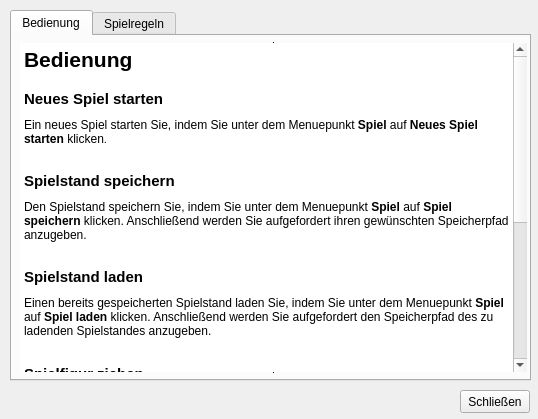
<?xml version="1.0" encoding="UTF-8"?>
<ui version="4.0">
 <class>helpPopup</class>
 <widget class="QWidget" name="helpPopup">
  <property name="windowModality">
   <enum>Qt::NonModal</enum>
  </property>
  <property name="geometry">
   <rect>
    <x>0</x>
    <y>0</y>
    <width>538</width>
    <height>419</height>
   </rect>
  </property>
  <property name="sizePolicy">
   <sizepolicy hsizetype="Fixed" vsizetype="Fixed">
    <horstretch>0</horstretch>
    <verstretch>0</verstretch>
   </sizepolicy>
  </property>
  <property name="minimumSize">
   <size>
    <width>538</width>
    <height>419</height>
   </size>
  </property>
  <property name="maximumSize">
   <size>
    <width>538</width>
    <height>419</height>
   </size>
  </property>
  <property name="windowTitle">
   <string>Hilfe</string>
  </property>
  <property name="windowIcon">
   <iconset resource="FileContainer.qrc">
    <normaloff>:/new/Files/icons/Help-icon.png</normaloff>:/new/Files/icons/Help-icon.png</iconset>
  </property>
  <widget class="QTabWidget" name="helpTabs">
   <property name="geometry">
    <rect>
     <x>10</x>
     <y>10</y>
     <width>521</width>
     <height>371</height>
    </rect>
   </property>
   <property name="currentIndex">
    <number>0</number>
   </property>
   <widget class="QWidget" name="handlingTab">
    <attribute name="title">
     <string>Bedienung</string>
    </attribute>
    <widget class="QTextBrowser" name="textBrowser_2">
     <property name="geometry">
      <rect>
       <x>7</x>
       <y>6</y>
       <width>509</width>
       <height>331</height>
      </rect>
     </property>
     <property name="frameShape">
      <enum>QFrame::VLine</enum>
     </property>
     <property name="frameShadow">
      <enum>QFrame::Plain</enum>
     </property>
     <property name="lineWidth">
      <number>1</number>
     </property>
     <property name="midLineWidth">
      <number>0</number>
     </property>
     <property name="lineWrapMode">
      <enum>QTextEdit::WidgetWidth</enum>
     </property>
     <property name="lineWrapColumnOrWidth">
      <number>0</number>
     </property>
     <property name="html">
      <string>&lt;!DOCTYPE HTML PUBLIC &quot;-//W3C//DTD HTML 4.0//EN&quot; &quot;http://www.w3.org/TR/REC-html40/strict.dtd&quot;&gt;
&lt;html&gt;&lt;head&gt;&lt;meta name=&quot;qrichtext&quot; content=&quot;1&quot; /&gt;&lt;style type=&quot;text/css&quot;&gt;
p, li { white-space: pre-wrap; }
&lt;/style&gt;&lt;/head&gt;&lt;body style=&quot; font-family:'MS Shell Dlg 2'; font-size:8.25pt; font-weight:400; font-style:normal;&quot;&gt;
&lt;p style=&quot; margin-top:0px; margin-bottom:0px; margin-left:0px; margin-right:0px; -qt-block-indent:0; text-indent:0px;&quot;&gt;&lt;span style=&quot; font-size:16pt; font-weight:600;&quot;&gt;Bedienung&lt;/span&gt;&lt;/p&gt;
&lt;p style=&quot;-qt-paragraph-type:empty; margin-top:0px; margin-bottom:0px; margin-left:0px; margin-right:0px; -qt-block-indent:0; text-indent:0px; font-size:11pt; font-weight:600;&quot;&gt;&lt;/p&gt;
&lt;p style=&quot; margin-top:0px; margin-bottom:0px; margin-left:0px; margin-right:0px; -qt-block-indent:0; text-indent:0px;&quot;&gt;&lt;span style=&quot; font-size:11pt; font-weight:600;&quot;&gt;Neues Spiel starten&lt;/span&gt;&lt;/p&gt;
&lt;p style=&quot;-qt-paragraph-type:empty; margin-top:0px; margin-bottom:0px; margin-left:0px; margin-right:0px; -qt-block-indent:0; text-indent:0px; font-size:6pt; font-weight:600;&quot;&gt;&lt;/p&gt;
&lt;p style=&quot; margin-top:0px; margin-bottom:0px; margin-left:0px; margin-right:0px; -qt-block-indent:0; text-indent:0px;&quot;&gt;&lt;span style=&quot; font-size:9pt;&quot;&gt;Ein neues Spiel starten Sie, indem Sie unter dem Menuepunkt &lt;/span&gt;&lt;span style=&quot; font-size:9pt; font-weight:600;&quot;&gt;Spiel&lt;/span&gt;&lt;span style=&quot; font-size:9pt;&quot;&gt; auf &lt;/span&gt;&lt;span style=&quot; font-size:9pt; font-weight:600;&quot;&gt;Neues Spiel starten &lt;/span&gt;&lt;span style=&quot; font-size:9pt;&quot;&gt;klicken&lt;/span&gt;&lt;span style=&quot; font-size:8pt;&quot;&gt;.&lt;/span&gt;&lt;/p&gt;
&lt;p style=&quot;-qt-paragraph-type:empty; margin-top:0px; margin-bottom:0px; margin-left:0px; margin-right:0px; -qt-block-indent:0; text-indent:0px; font-size:8pt;&quot;&gt;&lt;/p&gt;
&lt;p style=&quot;-qt-paragraph-type:empty; margin-top:0px; margin-bottom:0px; margin-left:0px; margin-right:0px; -qt-block-indent:0; text-indent:0px; font-size:8pt;&quot;&gt;&lt;/p&gt;
&lt;p style=&quot; margin-top:0px; margin-bottom:0px; margin-left:0px; margin-right:0px; -qt-block-indent:0; text-indent:0px;&quot;&gt;&lt;span style=&quot; font-size:11pt; font-weight:600;&quot;&gt;Spielstand speichern&lt;/span&gt;&lt;/p&gt;
&lt;p style=&quot;-qt-paragraph-type:empty; margin-top:0px; margin-bottom:0px; margin-left:0px; margin-right:0px; -qt-block-indent:0; text-indent:0px; font-size:6pt; font-weight:600;&quot;&gt;&lt;/p&gt;
&lt;p style=&quot; margin-top:0px; margin-bottom:0px; margin-left:0px; margin-right:0px; -qt-block-indent:0; text-indent:0px;&quot;&gt;&lt;span style=&quot; font-size:9pt;&quot;&gt;Den Spielstand speichern Sie, indem Sie unter dem Menuepunkt &lt;/span&gt;&lt;span style=&quot; font-size:9pt; font-weight:600;&quot;&gt;Spiel&lt;/span&gt;&lt;span style=&quot; font-size:9pt;&quot;&gt; auf &lt;/span&gt;&lt;span style=&quot; font-size:9pt; font-weight:600;&quot;&gt;Spiel speichern &lt;/span&gt;&lt;span style=&quot; font-size:9pt;&quot;&gt;klicken. Anschließend werden Sie aufgefordert ihren gewünschten Speicherpfad anzugeben.&lt;/span&gt;&lt;/p&gt;
&lt;p style=&quot;-qt-paragraph-type:empty; margin-top:0px; margin-bottom:0px; margin-left:0px; margin-right:0px; -qt-block-indent:0; text-indent:0px; font-size:8pt;&quot;&gt;&lt;/p&gt;
&lt;p style=&quot;-qt-paragraph-type:empty; margin-top:0px; margin-bottom:0px; margin-left:0px; margin-right:0px; -qt-block-indent:0; text-indent:0px; font-size:8pt;&quot;&gt;&lt;/p&gt;
&lt;p style=&quot; margin-top:0px; margin-bottom:0px; margin-left:0px; margin-right:0px; -qt-block-indent:0; text-indent:0px;&quot;&gt;&lt;span style=&quot; font-size:11pt; font-weight:600;&quot;&gt;Spielstand laden&lt;/span&gt;&lt;/p&gt;
&lt;p style=&quot;-qt-paragraph-type:empty; margin-top:0px; margin-bottom:0px; margin-left:0px; margin-right:0px; -qt-block-indent:0; text-indent:0px; font-size:6pt; font-weight:600;&quot;&gt;&lt;/p&gt;
&lt;p style=&quot; margin-top:0px; margin-bottom:0px; margin-left:0px; margin-right:0px; -qt-block-indent:0; text-indent:0px;&quot;&gt;&lt;span style=&quot; font-size:9pt;&quot;&gt;Einen bereits gespeicherten Spielstand laden Sie, indem Sie unter dem Menuepunkt &lt;/span&gt;&lt;span style=&quot; font-size:9pt; font-weight:600;&quot;&gt;Spiel&lt;/span&gt;&lt;span style=&quot; font-size:9pt;&quot;&gt; auf &lt;/span&gt;&lt;span style=&quot; font-size:9pt; font-weight:600;&quot;&gt;Spiel laden &lt;/span&gt;&lt;span style=&quot; font-size:9pt;&quot;&gt;klicken. Anschließend werden Sie aufgefordert den Speicherpfad des zu ladenden Spielstandes anzugeben.&lt;/span&gt;&lt;/p&gt;
&lt;p style=&quot;-qt-paragraph-type:empty; margin-top:0px; margin-bottom:0px; margin-left:0px; margin-right:0px; -qt-block-indent:0; text-indent:0px; font-size:9pt;&quot;&gt;&lt;/p&gt;
&lt;p style=&quot;-qt-paragraph-type:empty; margin-top:0px; margin-bottom:0px; margin-left:0px; margin-right:0px; -qt-block-indent:0; text-indent:0px; font-size:8pt;&quot;&gt;&lt;/p&gt;
&lt;p style=&quot; margin-top:0px; margin-bottom:0px; margin-left:0px; margin-right:0px; -qt-block-indent:0; text-indent:0px;&quot;&gt;&lt;span style=&quot; font-size:11pt; font-weight:600;&quot;&gt;Spielfigur ziehen&lt;/span&gt;&lt;/p&gt;
&lt;p style=&quot;-qt-paragraph-type:empty; margin-top:0px; margin-bottom:0px; margin-left:0px; margin-right:0px; -qt-block-indent:0; text-indent:0px; font-size:6pt; font-weight:600;&quot;&gt;&lt;/p&gt;
&lt;p style=&quot; margin-top:0px; margin-bottom:0px; margin-left:0px; margin-right:0px; -qt-block-indent:0; text-indent:0px;&quot;&gt;&lt;span style=&quot; font-size:9pt;&quot;&gt;So ziehen Sie mit einer Spielfigur:&lt;/span&gt;&lt;/p&gt;
&lt;ol style=&quot;margin-top: 0px; margin-bottom: 0px; margin-left: 0px; margin-right: 0px; -qt-list-indent: 1;&quot;&gt;&lt;li style=&quot; font-size:9pt;&quot; style=&quot; margin-top:12px; margin-bottom:0px; margin-left:0px; margin-right:0px; -qt-block-indent:0; text-indent:0px;&quot;&gt;Klicken  Sie mit der linken Maustaste auf die  gewünschte Spielfigur und halten Sie dabei die linke Maustaste gedrückt.&lt;/li&gt;
&lt;li style=&quot; font-size:9pt;&quot; style=&quot; margin-top:0px; margin-bottom:0px; margin-left:0px; margin-right:0px; -qt-block-indent:0; text-indent:0px;&quot;&gt;Ziehen Sie die Spielfigur auf das gewünschte Spielfeld.&lt;/li&gt;
&lt;li style=&quot; font-size:9pt;&quot; style=&quot; margin-top:0px; margin-bottom:12px; margin-left:0px; margin-right:0px; -qt-block-indent:0; text-indent:0px;&quot;&gt;Lassen Sie anschließend die linke Maustaste los um die Spielfigur auf dem gewünschten Feld zu platzieren.&lt;/li&gt;&lt;/ol&gt;
&lt;p style=&quot; margin-top:0px; margin-bottom:0px; margin-left:0px; margin-right:0px; -qt-block-indent:0; text-indent:0px;&quot;&gt;&lt;span style=&quot; font-size:9pt;&quot;&gt;Ist der durchgeführte Zug möglich, so wird die Spielfigur in dem entsprechenden Feld plaziert. Andererseit wird der Zug rückgängig gemacht.&lt;/span&gt;&lt;/p&gt;
&lt;p style=&quot;-qt-paragraph-type:empty; margin-top:0px; margin-bottom:0px; margin-left:0px; margin-right:0px; -qt-block-indent:0; text-indent:0px; font-size:8pt;&quot;&gt;&lt;/p&gt;
&lt;p style=&quot;-qt-paragraph-type:empty; margin-top:0px; margin-bottom:0px; margin-left:0px; margin-right:0px; -qt-block-indent:0; text-indent:0px; font-size:8pt;&quot;&gt;&lt;/p&gt;
&lt;p style=&quot; margin-top:0px; margin-bottom:0px; margin-left:0px; margin-right:0px; -qt-block-indent:0; text-indent:0px;&quot;&gt;&lt;span style=&quot; font-size:11pt; font-weight:600;&quot;&gt;Spiel beenden&lt;/span&gt;&lt;/p&gt;
&lt;p style=&quot;-qt-paragraph-type:empty; margin-top:0px; margin-bottom:0px; margin-left:0px; margin-right:0px; -qt-block-indent:0; text-indent:0px; font-size:6pt; font-weight:600;&quot;&gt;&lt;/p&gt;
&lt;p style=&quot; margin-top:0px; margin-bottom:0px; margin-left:0px; margin-right:0px; -qt-block-indent:0; text-indent:0px;&quot;&gt;&lt;span style=&quot; font-size:9pt;&quot;&gt;Sie beenden das Spiel, indem Sie unter dem Menuepunkt &lt;/span&gt;&lt;span style=&quot; font-size:9pt; font-weight:600;&quot;&gt;Spiel&lt;/span&gt;&lt;span style=&quot; font-size:9pt;&quot;&gt; auf &lt;/span&gt;&lt;span style=&quot; font-size:9pt; font-weight:600;&quot;&gt;Spiel beenden &lt;/span&gt;&lt;span style=&quot; font-size:9pt;&quot;&gt;klicken.&lt;/span&gt;&lt;/p&gt;
&lt;p style=&quot;-qt-paragraph-type:empty; margin-top:0px; margin-bottom:0px; margin-left:0px; margin-right:0px; -qt-block-indent:0; text-indent:0px; font-size:8pt;&quot;&gt;&lt;/p&gt;
&lt;p style=&quot;-qt-paragraph-type:empty; margin-top:0px; margin-bottom:0px; margin-left:0px; margin-right:0px; -qt-block-indent:0; text-indent:0px; font-size:8pt;&quot;&gt;&lt;/p&gt;&lt;/body&gt;&lt;/html&gt;</string>
     </property>
    </widget>
   </widget>
   <widget class="QWidget" name="ruleTab">
    <attribute name="title">
     <string>Spielregeln</string>
    </attribute>
    <widget class="QTextBrowser" name="textBrowser">
     <property name="geometry">
      <rect>
       <x>7</x>
       <y>6</y>
       <width>509</width>
       <height>331</height>
      </rect>
     </property>
     <property name="frameShape">
      <enum>QFrame::VLine</enum>
     </property>
     <property name="frameShadow">
      <enum>QFrame::Plain</enum>
     </property>
     <property name="lineWidth">
      <number>1</number>
     </property>
     <property name="midLineWidth">
      <number>0</number>
     </property>
     <property name="lineWrapMode">
      <enum>QTextEdit::WidgetWidth</enum>
     </property>
     <property name="lineWrapColumnOrWidth">
      <number>0</number>
     </property>
     <property name="html">
      <string>&lt;!DOCTYPE HTML PUBLIC &quot;-//W3C//DTD HTML 4.0//EN&quot; &quot;http://www.w3.org/TR/REC-html40/strict.dtd&quot;&gt;
&lt;html&gt;&lt;head&gt;&lt;meta name=&quot;qrichtext&quot; content=&quot;1&quot; /&gt;&lt;style type=&quot;text/css&quot;&gt;
p, li { white-space: pre-wrap; }
&lt;/style&gt;&lt;/head&gt;&lt;body style=&quot; font-family:'MS Shell Dlg 2'; font-size:8.25pt; font-weight:400; font-style:normal;&quot;&gt;
&lt;p style=&quot; margin-top:0px; margin-bottom:0px; margin-left:0px; margin-right:0px; -qt-block-indent:0; text-indent:0px;&quot;&gt;&lt;span style=&quot; font-size:16pt; font-weight:600;&quot;&gt;Spielregeln&lt;/span&gt;&lt;/p&gt;
&lt;p style=&quot;-qt-paragraph-type:empty; margin-top:0px; margin-bottom:0px; margin-left:0px; margin-right:0px; -qt-block-indent:0; text-indent:0px; font-size:11pt; font-weight:600;&quot;&gt;&lt;/p&gt;
&lt;p style=&quot; margin-top:0px; margin-bottom:0px; margin-left:0px; margin-right:0px; -qt-block-indent:0; text-indent:0px;&quot;&gt;&lt;span style=&quot; font-size:11pt; font-weight:600;&quot;&gt;Spielbrett und Spielfiguren&lt;/span&gt;&lt;/p&gt;
&lt;p style=&quot;-qt-paragraph-type:empty; margin-top:0px; margin-bottom:0px; margin-left:0px; margin-right:0px; -qt-block-indent:0; text-indent:0px; font-size:6pt; font-weight:600;&quot;&gt;&lt;/p&gt;
&lt;p style=&quot; margin-top:0px; margin-bottom:0px; margin-left:0px; margin-right:0px; -qt-block-indent:0; text-indent:0px;&quot;&gt;&lt;span style=&quot; font-size:9pt;&quot;&gt;Das Spielbrett besteht aus 25 Feldern, welche allesamt quadratisch angeordnet und jeweils durch Linien miteinander verbunden sind. &lt;/span&gt;&lt;/p&gt;
&lt;p style=&quot; margin-top:0px; margin-bottom:0px; margin-left:0px; margin-right:0px; -qt-block-indent:0; text-indent:0px;&quot;&gt;&lt;span style=&quot; font-size:9pt;&quot;&gt;Die einzelnen Spielfiguren dürfen nur auf Felder abgesetzt werden. &lt;/span&gt;&lt;/p&gt;
&lt;p style=&quot; margin-top:0px; margin-bottom:0px; margin-left:0px; margin-right:0px; -qt-block-indent:0; text-indent:0px;&quot;&gt;&lt;span style=&quot; font-size:9pt;&quot;&gt;Die Linien repräsentieren die Pfade, entlang welcher sich die Spielfiguren von Feld zu Feld bewegen dürfen.&lt;/span&gt;&lt;/p&gt;
&lt;p style=&quot; margin-top:0px; margin-bottom:0px; margin-left:0px; margin-right:0px; -qt-block-indent:0; text-indent:0px;&quot;&gt;&lt;span style=&quot; font-size:9pt; font-weight:600;&quot;&gt;Spieler1&lt;/span&gt;&lt;span style=&quot; font-size:9pt;&quot;&gt; bekommt zu Beginn vier Tiger und &lt;/span&gt;&lt;span style=&quot; font-size:9pt; font-weight:600;&quot;&gt;Spieler2&lt;/span&gt;&lt;span style=&quot; font-size:9pt;&quot;&gt; zwanzig Ziegen.&lt;/span&gt;&lt;/p&gt;
&lt;p style=&quot;-qt-paragraph-type:empty; margin-top:0px; margin-bottom:0px; margin-left:0px; margin-right:0px; -qt-block-indent:0; text-indent:0px; font-size:8pt;&quot;&gt;&lt;/p&gt;
&lt;p style=&quot;-qt-paragraph-type:empty; margin-top:0px; margin-bottom:0px; margin-left:0px; margin-right:0px; -qt-block-indent:0; text-indent:0px; font-size:8pt;&quot;&gt;&lt;/p&gt;
&lt;p style=&quot; margin-top:0px; margin-bottom:0px; margin-left:0px; margin-right:0px; -qt-block-indent:0; text-indent:0px;&quot;&gt;&lt;span style=&quot; font-size:11pt; font-weight:600;&quot;&gt;Spielverlauf&lt;/span&gt;&lt;/p&gt;
&lt;p style=&quot;-qt-paragraph-type:empty; margin-top:0px; margin-bottom:0px; margin-left:0px; margin-right:0px; -qt-block-indent:0; text-indent:0px; font-size:9pt; font-weight:600;&quot;&gt;&lt;/p&gt;
&lt;p style=&quot; margin-top:0px; margin-bottom:0px; margin-left:0px; margin-right:0px; -qt-block-indent:0; text-indent:0px;&quot;&gt;&lt;span style=&quot; font-size:10pt; font-weight:600;&quot;&gt;Setzphase&lt;/span&gt;&lt;/p&gt;
&lt;p style=&quot; margin-top:0px; margin-bottom:0px; margin-left:0px; margin-right:0px; -qt-block-indent:0; text-indent:0px;&quot;&gt;&lt;span style=&quot; font-size:6pt; font-weight:600;&quot;&gt;  &lt;/span&gt;&lt;/p&gt;
&lt;p style=&quot; margin-top:0px; margin-bottom:0px; margin-left:0px; margin-right:0px; -qt-block-indent:0; text-indent:0px;&quot;&gt;&lt;span style=&quot; font-size:9pt;&quot;&gt;Zu Beginn des Spiels sind die vier Tiger auf den vier Eckfeldern des Spielbretts platziert. Nun beginnt &lt;/span&gt;&lt;span style=&quot; font-size:9pt; font-weight:600;&quot;&gt;Spieler2&lt;/span&gt;&lt;span style=&quot; font-size:9pt;&quot;&gt; das Spiel, indem er eine Ziege auf ein freies Feld setzt. Anschließend muss &lt;/span&gt;&lt;span style=&quot; font-size:9pt; font-weight:600;&quot;&gt;Spieler1&lt;/span&gt;&lt;span style=&quot; font-size:9pt;&quot;&gt; einen seiner vier Tiger bewegen. Es darf immer nur entlang der Verbindungslinien zum nächsten freien Feld gezogen werden. Abwechselnd wird nun immer eine weitere Ziege gesetzt und daraufhin ein Tiger bewegt, bis alle Ziegen auf das Spielbrett gesetzt wurden. Schon während der Setzphase können die Ziegen von den Tigern gefangen werde. Ziegen werden gefangen, indem sie von einem Tiger übersprungen werden. Dies ist genau dann möglich, wenn ein Tiger sich unmittelbar vor einer Ziege befindet, und das Feld hinter der Ziege noch nicht besetzt ist. Auch hier darf ein Sprung nur entlang der Linien und nicht über Eck, sondern nur gerade verlaufen. Wird eine Ziege übersprungen, so wird sie vom Spielbrett genommen. &lt;/span&gt;&lt;/p&gt;
&lt;p style=&quot; margin-top:0px; margin-bottom:0px; margin-left:0px; margin-right:0px; -qt-block-indent:0; text-indent:0px;&quot;&gt;&lt;span style=&quot; font-size:14pt;&quot;&gt; &lt;/span&gt;&lt;/p&gt;
&lt;p style=&quot; margin-top:0px; margin-bottom:0px; margin-left:0px; margin-right:0px; -qt-block-indent:0; text-indent:0px;&quot;&gt;&lt;span style=&quot; font-size:10pt; font-weight:600;&quot;&gt;Zugphase&lt;/span&gt;&lt;/p&gt;
&lt;p style=&quot;-qt-paragraph-type:empty; margin-top:0px; margin-bottom:0px; margin-left:0px; margin-right:0px; -qt-block-indent:0; text-indent:0px; font-size:6pt; font-weight:600;&quot;&gt;&lt;/p&gt;
&lt;p style=&quot; margin-top:0px; margin-bottom:0px; margin-left:0px; margin-right:0px; -qt-block-indent:0; text-indent:0px;&quot;&gt;&lt;span style=&quot; font-size:9pt;&quot;&gt;Wurden alle Ziegen auf dem Spielbrett abgelegt, so beginnt nun die Zugphase. Hier darf nun auch mit den Ziegen gezogen werden.  Ziegen dürfen sich nur entlang der Linien bewegen. Sprünge mit Ziegen sind nicht möglich.  Während des gesamten Spiels stehen die beiden Spieler unter Zugzwang, d.h. jeder Spieler muss mit mindestens einer Figur ziehen können wenn er an der Reihe ist. Kann der Spieler nicht Ziehen, so verliert er das Spiel. Des weiteren steht der Spieler mit den Tigern unter Fresszwang. Ist mindestens ein Tiger in der Lage eine Ziege zu fangen, so muss die Ziege auch gefangen werden. Sind mehrere Tiger in der Lage Ziegen zu fangen, so darf der Spieler entscheiden mit welchem Tiger er bei diesem Zug die Ziege fängt.&lt;/span&gt;&lt;/p&gt;
&lt;p style=&quot; margin-top:0px; margin-bottom:0px; margin-left:0px; margin-right:0px; -qt-block-indent:0; text-indent:0px;&quot;&gt;&lt;span style=&quot; font-size:14pt;&quot;&gt; &lt;/span&gt;&lt;/p&gt;
&lt;p style=&quot; margin-top:0px; margin-bottom:0px; margin-left:0px; margin-right:0px; -qt-block-indent:0; text-indent:0px;&quot;&gt;&lt;span style=&quot; font-size:10pt; font-weight:600;&quot;&gt;Ziel des Spiels&lt;/span&gt;&lt;/p&gt;
&lt;p style=&quot;-qt-paragraph-type:empty; margin-top:0px; margin-bottom:0px; margin-left:0px; margin-right:0px; -qt-block-indent:0; text-indent:0px; font-size:6pt; font-weight:600;&quot;&gt;&lt;/p&gt;
&lt;p style=&quot; margin-top:0px; margin-bottom:0px; margin-left:0px; margin-right:0px; -qt-block-indent:0; text-indent:0px;&quot;&gt;&lt;span style=&quot; font-size:9pt;&quot;&gt;Der Spieler mit den Tigern gewinnt genau dann, wenn eine gewisse 5 Ziegen gefressen wurden oder der Spieler mit den Ziegen nicht mehr ziehen kann.&lt;/span&gt;&lt;/p&gt;
&lt;p style=&quot; margin-top:0px; margin-bottom:0px; margin-left:0px; margin-right:0px; -qt-block-indent:0; text-indent:0px;&quot;&gt;&lt;span style=&quot; font-size:9pt;&quot;&gt;Der Spieler mit den Ziegen kann nur dann gewinnen, wenn alle Tiger blockiert sind und somit nicht mehr ziehen können. Die Ziegen können sich gegen die Tiger schützen indem sie hintereinander stehen, also nicht übersprungen werden können. &lt;/span&gt;&lt;/p&gt;
&lt;p style=&quot;-qt-paragraph-type:empty; margin-top:0px; margin-bottom:0px; margin-left:0px; margin-right:0px; -qt-block-indent:0; text-indent:0px; font-size:8pt;&quot;&gt;&lt;/p&gt;&lt;/body&gt;&lt;/html&gt;</string>
     </property>
    </widget>
   </widget>
  </widget>
  <widget class="QPushButton" name="closeWindow">
   <property name="geometry">
    <rect>
     <x>460</x>
     <y>390</y>
     <width>70</width>
     <height>23</height>
    </rect>
   </property>
   <property name="text">
    <string>Schließen</string>
   </property>
  </widget>
 </widget>
 <resources>
  <include location="FileContainer.qrc"/>
 </resources>
 <connections/>
</ui>
